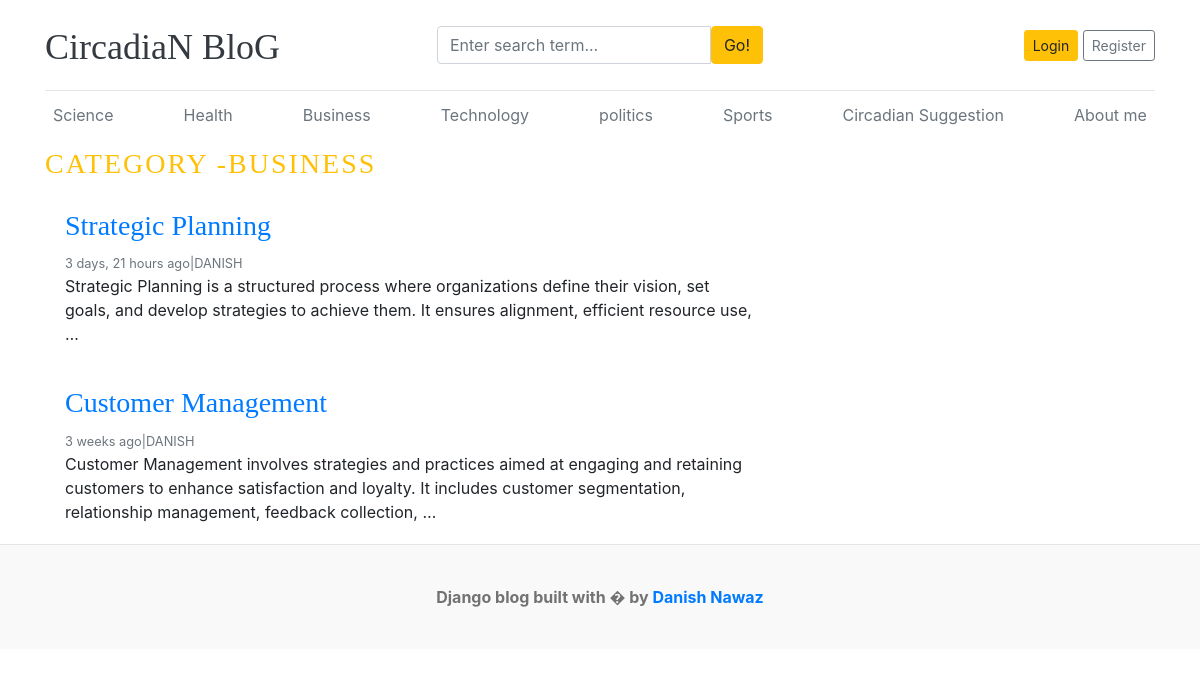
Page /category/3/ on the earlier database version.
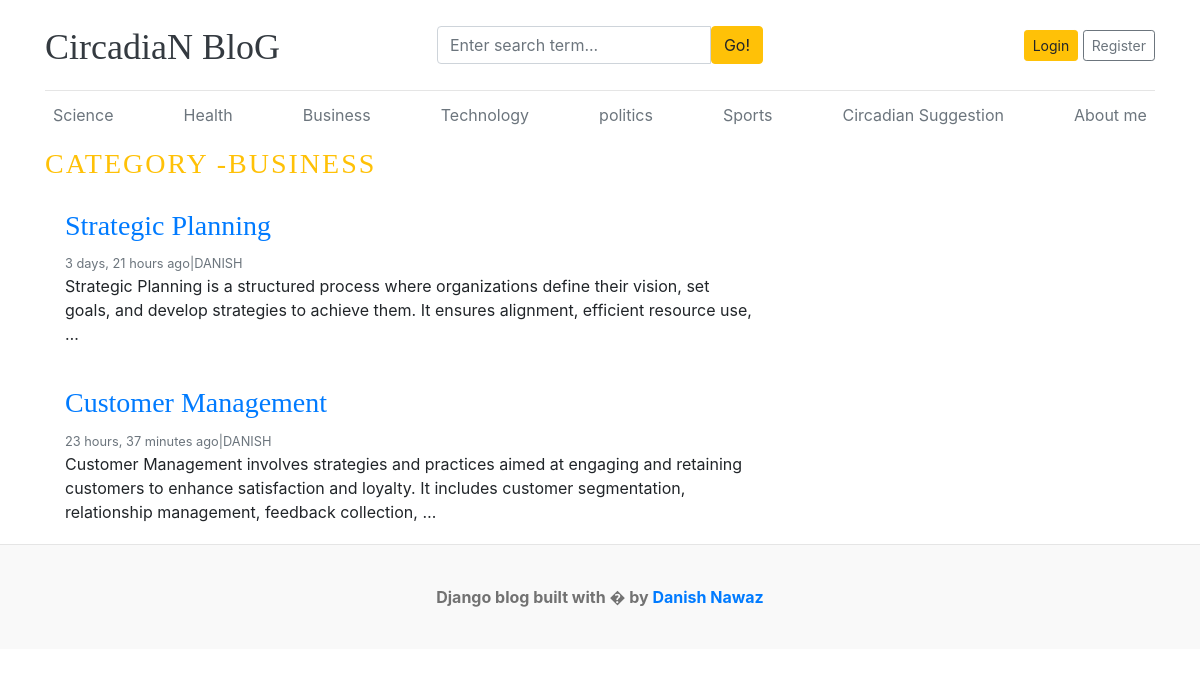
Same page on the later database version.
### blogs/models.py (models this page shows, shortened)
class Blogs(models.Model):
    title = models.CharField(max_length=100 , unique='True')
    slug = models.SlugField(unique=True , blank=True)
    Category = models.ForeignKey(Category , on_delete=models.CASCADE)
    author = models.ForeignKey(User , on_delete=models.CASCADE)
    blog_image = models.ImageField(upload_to='uploads/%y/%m/%d')
    short_description = models.TextField(max_length=1000)
    blog_body = models.TextField(max_length=3000)
    status = models.CharField(max_length=100 , choices=STATUS_CHOICE , default='draft')
    is_feacherd = models.BooleanField(default=False)
    created_at = models.DateTimeField(auto_now=True)
    updated_at = models.DateTimeField(auto_now=True)
    class Meta:
        verbose_name_plural ='blogs'

### blogs/views.py (the view)
# urls.py: path('<int:category_id>/' , views.posts_by_category , name='posts_by_category')
def posts_by_category(request, category_id):
    posts = Blogs.objects.filter(status='published', Category=category_id)
    try:
     category =Category.objects.get(pk=category_id)
    except:
       return redirect('home')
    context = {
        'posts': posts,
        'category':category
    }
    return render(request, 'posts_by_category.html', context)

### blogs/context_processors.py (called while the page is built)
def get_categories(request):
    categories=Category.objects.all()
    return  dict(categories=categories)

### blogs/models.py (called while the page is built)
    def __str__(self):
        return self.category_name

### templates/posts_by_category.html (shortened to what this page needs)
{% extends "base/base.html" %}
{% block content %}
  <h3 class="text-uppercase text-warning" style="letter-spacing: 2px;">Category -{{category}}</h3>
  <main role="main" class="container p-0">
    <div class="row">
      <div class="col-md-8 blog-main">
        {% for post in posts %}
        <div class="card border-0" >
          <div class="card-body">
            <h3><a href="{% url 'blogs' post.slug %}">{{post.title}}</a></h3>
            <small class="mb-1 text-muted">{{post.created_at | timesince}} ago|{{post.author}}</small>
            <p class="card-text">{{post.short_description| truncatewords:25}}</p>
          </div>
        </div>
        {%endfor%}
      </div>
    </div>
  </main>
</div>
{% endblock %}

Differences in the rows shown:
changed Blogs "Customer Management": created_at "3 weeks" → "23 hours, 37 minutes"
